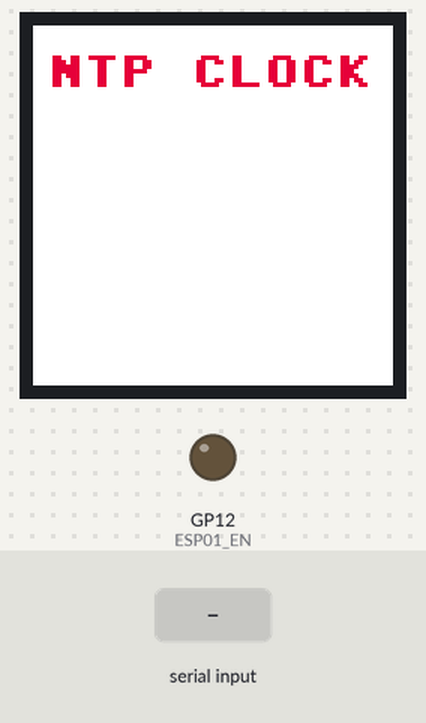
A program run on a simulated Raspberry Pi Pico running MicroPython. Shown: 240×240 colour display, output pins drawn as LEDs (lit = HIGH). The inputs (shaded band) are chosen by the test bench. The modem accepts every AT command (registered, SIM ready, sends succeed) and sends nothing else; the modem answers ERROR to commands that open or use a data connection; values from a settings file that is not in the repository are placeholders; library files of the repository ran but are not shown: st7789.py, framebuf2.py; pins used as bus, display or sensor lines are not drawn; what the program prints to the serial console is not drawn.

Above: at 1.1 s.
At 5.0 s:
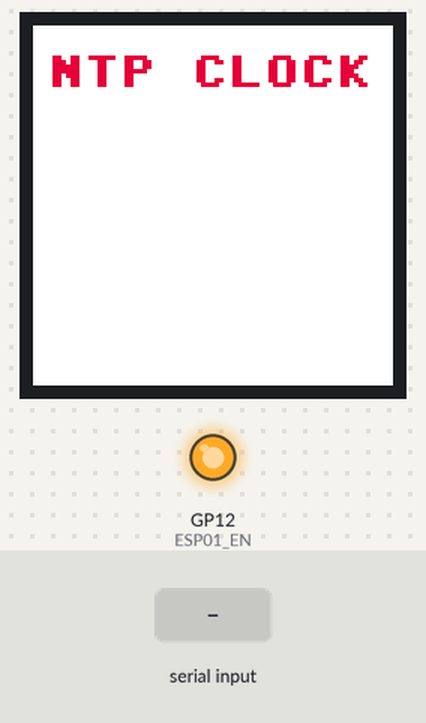
5.1 s: ":\n" received over the second serial link
At 31.7 s:
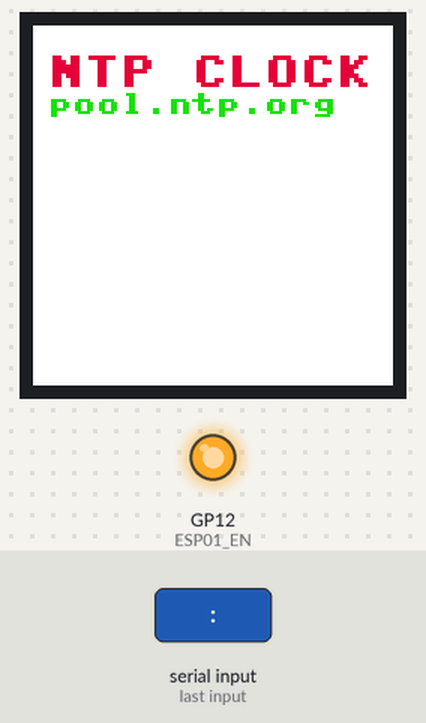
Timing chart, 0 to 32.0 s (numbered marks = the images above; inputs shaded):
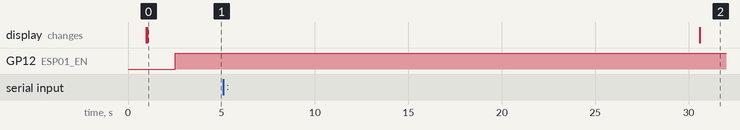

The program:

ESP12f_NTP.py
```python
from machine import UART,Pin, SPI
import time
import utime
import struct
import st7789 as st7789
import framebuf2
from SECRET import _SSID, _WifiPWD


#Configuration des Ports pour le uCompute V1.x
_MicroSD_Detect = 7 # détection de la présence d'une carte MicroSD (GP7)
_MicroSD_Select = 13 # définition de la pin Select du SDCARD (GP13)
_SPI1_SCK = 14 # SPI1_shared Clock
_SPI1_MOSI = 15 # SPI1_shared MOSI
_SPI1_MISO = 12 # SPI1_shared MISO
_ST7789_SCK = 2 # définition de la pin Clock du ST7789 (GP2) SPI0
_ST7789_MOSI = 3 # définition de la pin MOSI du ST7789 (GP3) SPI0
_ST7789_RESET = 4 # définition de la pin Reset du ST7789 (GP4)
_ST7789_DC = 5 # définition de la pinSelect du ST7789 (GP5)
_ST7789_BL = 6 # définition de la pinBacklit du ST7789 (GP6)

_Led_System = 25 # définition du port  del systeme (GP25)
_I2C_SDA = 20 # définition de Data du I2C(0) (GP20)
_I2C_SCL = 21 # définition de SCL du I2C(0) (GP21)
_Buzzer = 11 # définition du  buzzer (GP11)
_NeoPixel = 23 # définition du port NeoPixel (GP23)
_NeoPixel_nbr = 8 # nombre de neopixel sur le port
_EEPROM_ADDR = 0x50 # adresse du eeprom
_Boutons = 26 # définition du port analogue des boutons (GP26)

_NTPServer="pool.ntp.org"
_timeout = 2000 # 5 secondes
ESP01_EN = Pin(12,Pin.OUT) # ESP01 Enable
ESP01_RST = Pin(10,Pin.OUT) # ESP01 Reset

# set landscape screen
screen_width = 240
screen_height = 240
screen_rotation = 1
_Debugverbose=False

# Initialize UART on Pico
uart = UART(1, baudrate=115200, tx=Pin(8), rx=Pin(9))

# Initialisation du LCD
spi = SPI(0,baudrate=40000000,polarity=1,phase=1,bits=8,firstbit=SPI.MSB,sck=Pin(_ST7789_SCK),mosi=Pin(_ST7789_MOSI))
display = st7789.ST7789(spi,screen_width,screen_height,reset=Pin(_ST7789_RESET, Pin.OUT),dc=Pin(_ST7789_DC, Pin.OUT),backlight=Pin(_ST7789_BL, Pin.OUT),rotation=screen_rotation)

# Initialisation du FrameBuffer
# FrameBuffer needs 2 bytes for every RGB565 pixel
buffer_width = 240
buffer_height = 240
buffer = bytearray(buffer_width * buffer_height * 2)
fbuf = framebuf2.FrameBuffer(buffer, buffer_width, buffer_height, framebuf2.RGB565)
fbuf.fill(st7789.BLACK)
display.blit_buffer(buffer, 0, 0, buffer_width, buffer_height)

def _init_esp12f():
    #active le ESP01 en resettant le ESP01 et en activant la pin enable
    ESP01_RST.value(0)  # reset
    utime.sleep(1.0) # reset 1sec
    ESP01_RST.value(1)  # reset
    utime.sleep(.5)
    ESP01_EN.value(1) # enable ESP01

def _Wait_ESP_Rsp(uart=uart, timeout=2000):
    prvMills = utime.ticks_ms()
    resp = b""
    while (utime.ticks_ms()-prvMills)<timeout:
        if uart.any():
            resp = b"".join([resp, uart.read(1)])
    try:
            return resp.decode()
    except UnicodeError:
            print("Except!")
            #print(resp)

def _send_at(cmd, back='OK', timeout=2000):
    uart.write(cmd)
    print("CMD: "+cmd)
    utime.sleep_ms(timeout)
    toto=_Wait_ESP_Rsp(uart, timeout)
    print("test:",toto)


#---------------------------------------------------------------------
# code principale
#
fbuf.fill(st7789.WHITE) # Efface l'écran (le framefuffer)
fbuf.large_text("NTP CLOCK", 10, 20, 3, st7789.BLUE)
display.blit_buffer(buffer, 0, 0, buffer_width, buffer_height) # render display

#prepare le ESP12f
print ("Initialisation du ESP12f")
_init_esp12f()
if _send_at('AT\r\n'):
    print("OK")
_send_at('AT+GMR\r\n')
_send_at('AT+CWMODE=1\r\n', timeout=2000)

print("Connexion au WiFi...")
if _send_at('AT+CWJAP="' + _SSID + '","' + _WifiPWD + '"\r\n',timeout=4000):
    print("Connecté !")

"IP:",_send_at('AT+CIFSR\r\n')
print("Connexion au serveur NTP")
if _send_at('AT+CIPSTART="UDP","'+_NTPServer+'",123\r\n'):
   print("Connecté !")
# si la connection est reussi, j'affiche le NTP server au LCD
fbuf.large_text(_NTPServer, 10, 45, 2, st7789.GREEN)
display.blit_buffer(buffer, 0, 0, buffer_width, buffer_height) # render display

print("Envoi la requete")
_send_at('AT+CIPSEND=48\r\n')
ntp_request = b'\x1b' + 47 * b'\0'
uart.write(ntp_request)

utime.sleep(3) # Attendre la réponse
raw = uart.read()

if raw:
    # On cherche le début des données après les deux points ':' du +IPD,48:
    try:
        data_start = raw.find(b':') + 1
        response = raw[data_start:]

        # Les secondes commencent à l'octet 40 de la réponse utile
        seconds_bytes = response[40:44]

        if len(seconds_bytes) == 4:
            t = struct.unpack(">I", seconds_bytes)[0]

            TIME1970 = 2208988800
            t -= TIME1970
            t -= 5 * 3600  # GMT-5

            tm = time.localtime(t)
            print("Heure récupérée : {:02d}:{:02d}:{:02d}".format(tm[3], tm[4], tm[5]))
        else:
            print("Erreur : Paquet NTP incomplet")
    except Exception as e:
        print("Erreur lors de l'extraction :", e)
else:
    print("Erreur : Aucune donnée reçue de l'UART")
tm = time.localtime(t)
heure_str = "{:02d}:{:02d}:{:02d}".format(tm[3], tm[4], tm[5])
date_str = "{:04d}-{:02d}-{:02d}".format(tm[0], tm[1], tm[2])

print("Heure GMT:", heure_str)

while True:
    tm = time.localtime()
    heure_str = "{:02d}:{:02d}:{:02d}".format(tm[3], tm[4], tm[5])
    date_str = "{:04d}-{:02d}-{:02d}".format(tm[0], tm[1], tm[2])
    fbuf.fill(st7789.WHITE) # Efface l'écran (le framefuffer)
    fbuf.large_text("NTP CLOCK", 10, 20, 3, st7789.BLUE)
    fbuf.large_text(_NTPServer, 10, 45, 2, st7789.GREEN)
    fbuf.large_text(date_str, 10, 100, 2, st7789.GREEN)
    fbuf.large_text(heure_str, 25, 140, 3, st7789.RED)
    display.blit_buffer(buffer, 0, 0, buffer_width, buffer_height) # render display
    utime.sleep(.1) 
```
